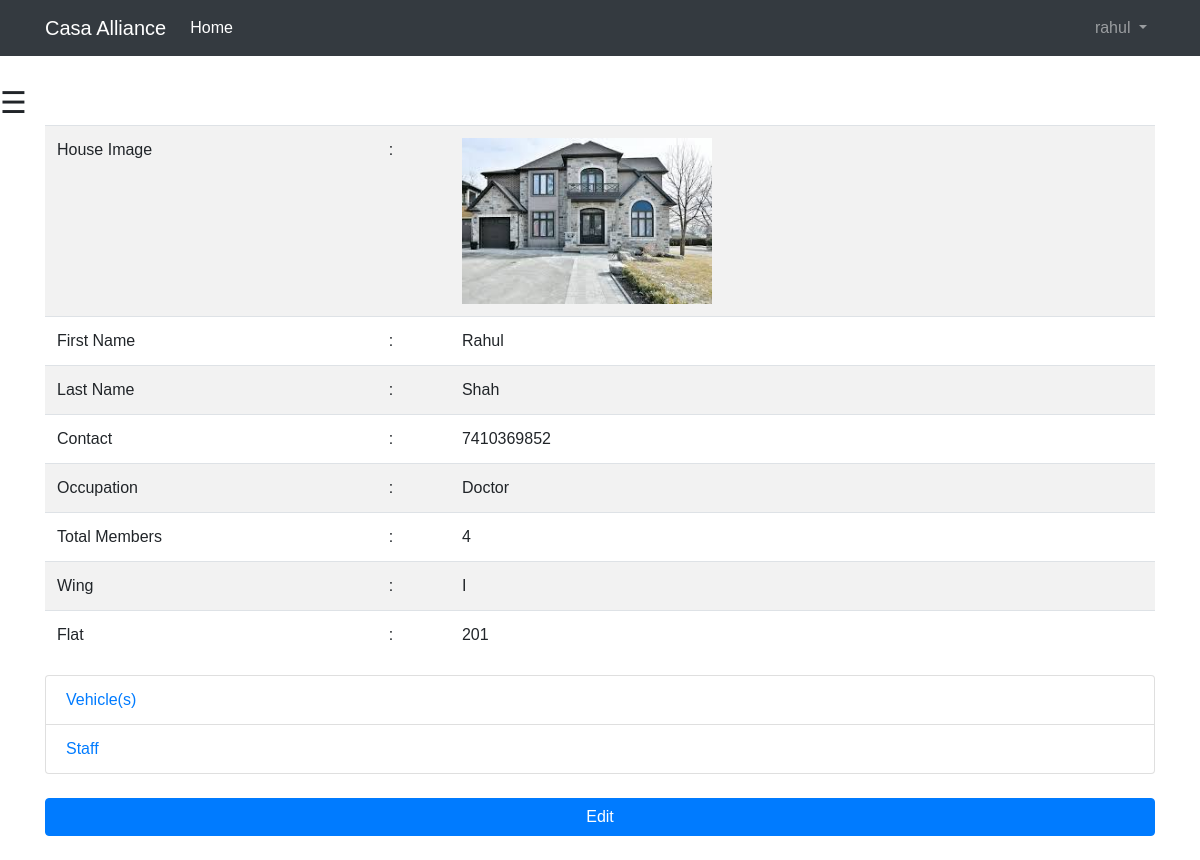
/basic_app/flat/ (signed in), run on the app's committed database.
### basic_app/models.py (models this page shows, shortened)
class Profile(models.Model):
    user = models.OneToOneField(User, on_delete=models.PROTECT)
    username_again = models.CharField(max_length=64)
    first_name = models.CharField(validators=[name_regex], max_length=64)
    last_name = models.CharField(validators=[name_regex], max_length=64)
    occupation = models.CharField(validators=[name_regex], max_length=64)
    contact_no = models.PositiveIntegerField()
    total_members = models.PositiveIntegerField()
    house_name = models.CharField(validators=[name_regex], max_length=64, blank=True)
    wing_name = models.CharField(validators=[name_regex], max_length=64)
    flat_no = models.IntegerField()
    society_name = models.CharField(validators=[name_regex], max_length=64)
    society_address = models.TextField(max_length=500)
    profile_pic = models.FileField(blank=True)

### basic_app/views.py (the view)
@login_required
def flat_view(request):
    obj = models.Profile.objects.filter(Q(username_again__exact=request.user.username))
    if obj:
        return render(request, 'flat/flat_view.html', {'list': obj})
    else:
        return HttpResponse('No Found')

### templates/flat/flat_view.html
{% extends 'basic_app/base.html' %}
{% block body_block %}
    <div class = "container">
            {% if list %}
    {% for k in list %}
        <table class="table table-striped">
            <tr>
                <td>House Image</td>
                <td>:</td>
                <td>
                    <image src = "{{ k.profile_pic.url }}" width="250"></image><br>
                </td>
            </tr>
            <tr>
                <td>
                   First Name
                </td>
                <td>:</td>
                <td>{{ k.first_name }}</td>
            </tr>
            <tr>
                <td>
                    Last Name<br>
                </td>
                <td>:</td>
                <td> {{ k.last_name }}</td>
            </tr>
            <tr>
                <td>
                    Contact<br>
                </td>
                <td>:</td>
                <td> {{ k.contact_no }}</td>
            </tr>
            <tr>
                <td>
                    Occupation<br>
                </td>
                <td>:</td>
                <td> {{ k.occupation }}</td>
            </tr>
            <tr>
                <td>
                    Total Members<br>
                </td>
                <td>:</td>
                <td>{{ k.total_members }}</td>
            </tr>
            <tr>
                <td>
                    Wing<br>
                </td>
                <td>:</td>
                <td> {{ k.wing_name }}</td>
            </tr>
        <tr>
            <td>
                Flat<br>
            </td>
            <td>:</td>
            <td>{{ k.flat_no }}</td>
        </tr>
        </table>
        <ul class="list-group">
            <li class="list-group-item"><a href="{% url 'basic_app:vehicle_form' %}">Vehicle(s)</a></li>
            <li class="list-group-item"><a href="{% url 'basic_app:staff_form' %}">Staff</a></li>
        </ul>
        <br>
        <a class="btn btn-primary btn-block" style="margin-bottom: 1.5rem" href="{% url 'basic_app:flat_edit' pk=k.pk %}">Edit</a>
    {% endfor %}
    {% endif %}
    </div>
{% endblock %}

### templates/basic_app/base.html (shortened to what this page needs)
<!DOCTYPE html>
<html lang="en">
<head>
    <link rel="stylesheet" href="https://maxcdn.bootstrapcdn.com/bootstrap/4.0.0/css/bootstrap.min.css">
</head>
<body>
  <nav class="navbar navbar-expand-lg navbar-dark bg-dark mb-4">
    <div class="container">
      <a class="navbar-brand" href="{% url 'basic_app:casa_home' %}">Casa Alliance</a>
      <div class="collapse navbar-collapse" id="navbarSupportedContent">
        <ul class="navbar-nav mr-auto">
        <li class="nav-item active">
        {% if  request.user.is_authenticated and not request.user.username == 'watchman'%}
            <a class="nav-link" href="{% url 'basic_app:casa_home' %}">Home <span class="sr-only">(current)</span></a>
        {% endif %}
      </li>
        </ul>
        {% if user.is_authenticated %}
          <ul class="navbar-nav">
            <li class="nav-item dropdown">
              <a class="nav-link dropdown-toggle" href="#" id="navbarDropdown" role="button" data-toggle="dropdown" aria-haspopup="true" aria-expanded="false">
                {{ user.username }}
              </a>
            </li>
          </ul>
        {% else %}
          <form class="form-inline my-2 my-lg-0">
            <a href="{% url 'basic_app:user_login' %}" class="btn btn-outline-secondary">Log in</a>
            <a href="{% url 'basic_app:register' %}" class="btn btn-primary ml-2">Sign up</a>
          </form>
        {% endif %}
      </div>
    </div>
  </nav>
     {% if user.is_authenticated and not request.user.username == 'watchman' %}
        <span style="font-size:30px;cursor:pointer" onclick="openNav()">&#9776;</span>
     {% endif %}
<div>
    {% block body_block %}{% endblock %}
</div>
</body>
</html>

### templates/basic_app/base.html (style rules this page uses)
body { font-family: "proxima-nova-soft", "Proxima Nova Soft", Helvetica, Arial, sans-serif; }

### data on the page
Profile: profile_pic (picture), first_name "Rahul", last_name "Shah", contact_no "7410369852", occupation "Doctor", total_members "4", wing_name "I", flat_no "201"

### other printed values
{{ user.username }} "rahul"
